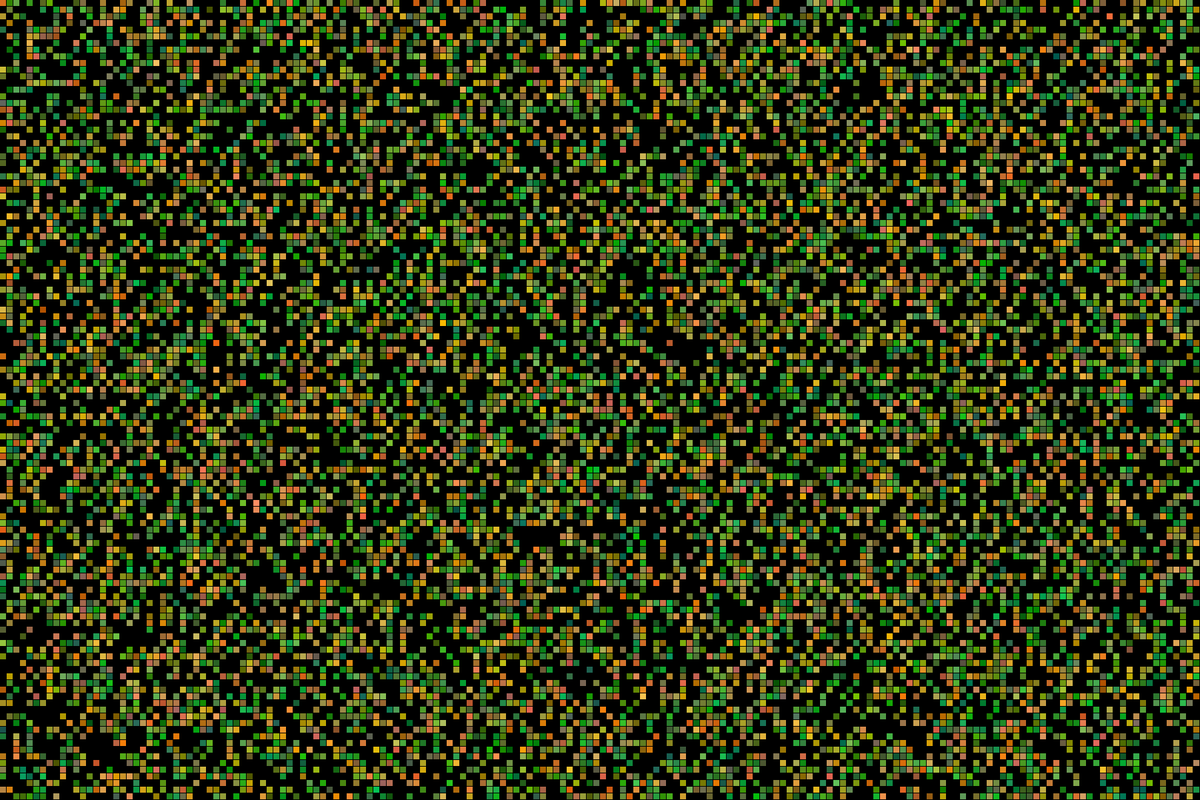
Frame 1 (no input)
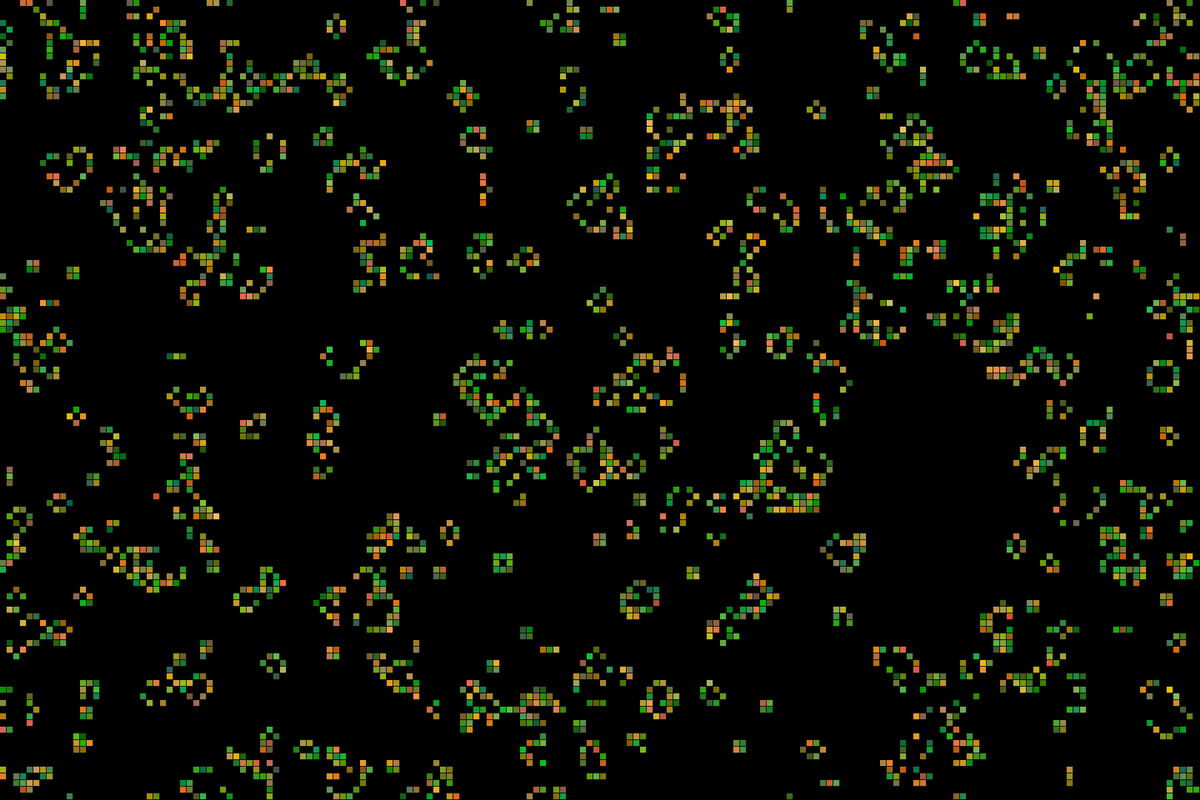
Frame 60 (no input)
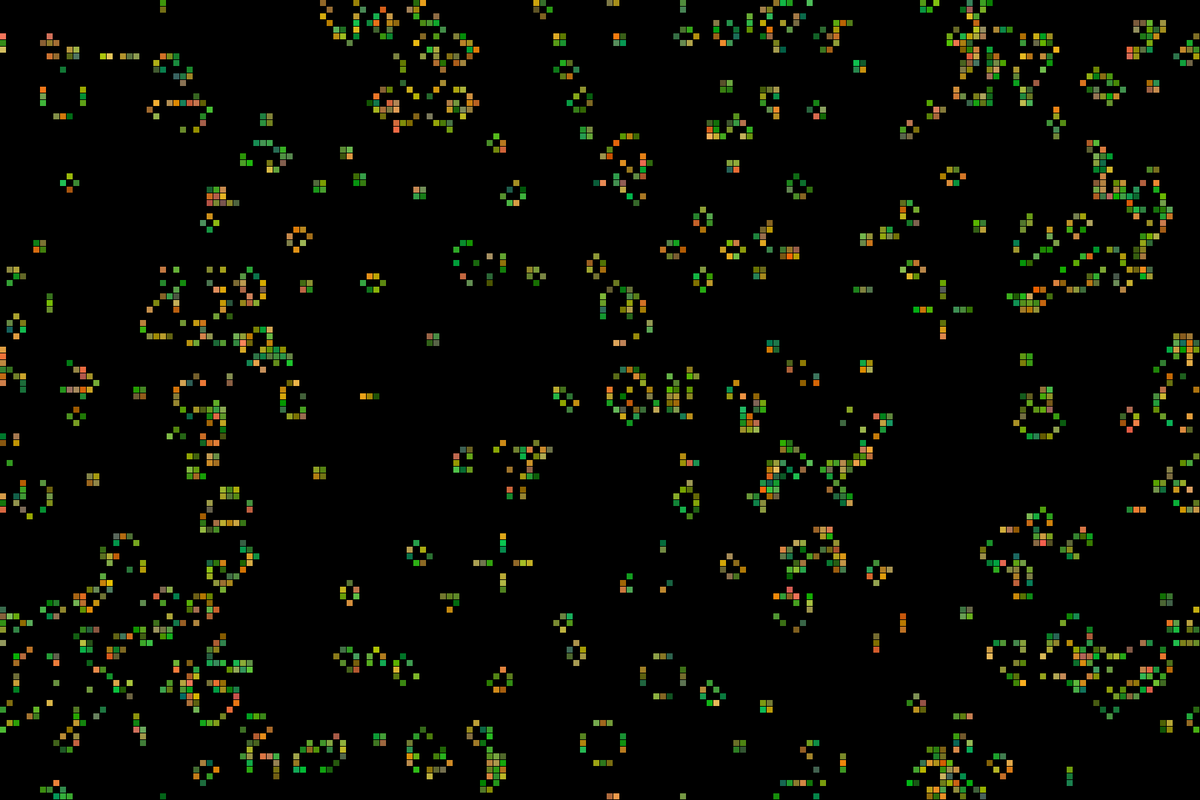
Frame 120 (the mouse pressed at the canvas centre since frame 60)

The p5.js sketch that drew these frames (run headless with seeded random() and noise() and a simulated clock; from frame 60 on, the mouse is pressed at the canvas centre):

// p5.js sketch
// ── sketch.js


function matrix(cols, rows) {  // Simulate the matrix
  let row = new Array(cols);
  
  for(let i=0; i<row.length; i++) {
    row[i] = new Array(rows);
  }
  
  return row;
}

let grid, cols, rows, res = 10;

function setup() {
  createCanvas(1800, 1200);
  
  cols = width/res;
  rows = height/res;
  
  grid = matrix(cols, rows);
  
  for(let i=0; i<cols; i++) {
    for(let j=0; j<rows; j++) {
      grid[i][j] = floor(random(2)); // bitmap
    }
  }
  
}

function draw() {
  background(0);

  for(let i=0; i<cols; i++) {
    for(j=0; j<rows; j++) {
      let x = i * res;
      let y = j * res;

      if(grid[i][j]==1) {
        r = random(255); // r is a random number between 0 - 255
        g = random(100,200); // g is a random number betwen 100 - 200
        b = random(100); // b is a random number between 0 - 100
        a = random(200,255); // a is a random number between 200 - 255
  
        fill(r, g, b, a); // 255 -> black
        
        noStroke();
        rect(x, y, res-1, res-1);
      }
    }
  }
  
  let next = matrix(cols, rows);
  
  for(let i=0; i<cols; i++) {
    for(let j=0; j<rows; j++) {
      let state = grid[i][j];
      
      let sum = 0;
      let neig = countNeig(grid, i, j);
      
      if(state==0 && neig==3) {
        next[i][j] = 1;
      }
      else if(state==1 && (neig<2 || neig>3)) {
        next[i][j] = 0;
      }
      else {
        next[i][j] = state;
      }
    }
  }
  
  grid = next;
}

function countNeig(grid, x, y) {
  let sum = 0;
  for(let i=-1; i<2; i++) {
    for(let j=-1; j<2; j++) {
      let col = (x + i + cols) % cols;
      let row = (y + j + rows) % rows;
      
      sum += grid[col][row];
    }
  }
  
  sum -= grid[x][y];
  return sum;
}
